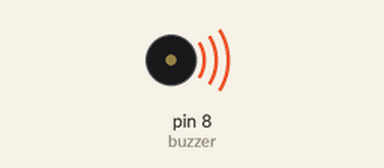
This sketch was run on a simulated Arduino Uno, built with avr-gcc and run on an emulated ATmega328P. Shown: buzzer (waves = sounding).

Above: at 0.1 s.
At 57.9 s:
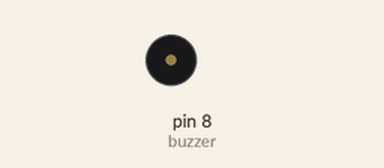
Timing chart, 0 to 59.4 s (numbered marks = the images above):
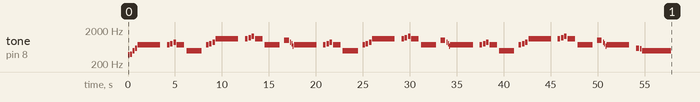

The sketch:

CongratulationsMacMillerNotes.ino
```cpp
// CONGRATULATIONS - Mac Miller

// unas cuantas notas (no todas son necesarias)
#define doo 130
#define ree 147
#define miib 155
#define mii 165
#define sollb 185
#define soll 196
#define laa 220
#define sii 247
#define Do 262
#define reb 277
#define re 294
#define mib 311
#define mi 330
#define fa 349
#define solb 370
#define sol 392
#define lab 413
#define la 440
#define sib 466
#define si 494
#define dO 523 //do alto
#define Reb 554
#define Re 587
#define Mib 622
#define Mi 660
#define Fa 698
#define Solb 740
#define Sol 784
#define La 880
#define SI 988
#define REb 1108
#define RE 1174
#define MI 1320
const int buzzer = 8;
/*int hojaMelody[] = {
  sollb, soll, sii, re, solb, solb, sol, la, solb, sii, solb, sol, la, Reb, Reb, Re, Mi,
  Reb, solb, si, la, sol, mi, solb, solb, sol, la, solb, sii, solb, sol, la, Reb, Reb, Re,
  Mi, Reb, solb, si, la, sol, mi, solb, solb, sol, la, solb, sii, solb, sol, la, Reb,
  Reb, Re, Mi, Reb, solb, si, la, sol, mi, solb, re, reb, sii
  };*/ // esto es una octaba menor

  int hojaMelody[] = {
    solb, sol, si, Re, Solb, Solb, Sol, La, Solb, si, Solb, Sol, La, REb, REb,
    RE, MI, REb, Solb, SI, La, Sol, Mi, Solb, Solb, Sol, La, Solb, si, Solb, Sol,
    La, REb, REb, RE, MI, REb, Solb, SI, La, Sol, Mi, Solb, Solb, Sol, La,
    Solb, si, Solb, Sol, La, REb, REb, RE, MI, REb, Solb, SI, La, Sol, Mi,
    Solb, Re, Reb, si
  };
int hojaDurations[] = {
  200, 200, 200, 200, 2400, 267, 267, 267, 800, 1600, 267, 267, 267, 2400, 267,
  267, 267, 800, 1600, 500, 100, 100, 100, 2400, 267, 267, 267, 800, 1600, 267,
  267, 267, 2400, 267, 267, 267, 800, 1600, 500, 100, 100, 100, 2400, 267, 267,
  267,800, 1600, 267, 267, 267, 2400, 267, 267, 267, 800, 1600, 500, 100, 100,
  100, 2400, 334, 167, 3100
};

void setup()
{
  //para q suene una vez
  for(int nota = 0; nota < 65; nota++)
  {
      if (hojaMelody[nota] == 0)
       {
      delay(hojaDurations[nota]);
       }
     else
     {
      tone(buzzer, hojaMelody[nota], hojaDurations[nota]);
      // Pausa pequeña entre notas para que no se peguen los sonidos
      delay(hojaDurations[nota] * 1.30);
    }
    noTone(buzzer);
  }

}
void loop()
{

}
```
